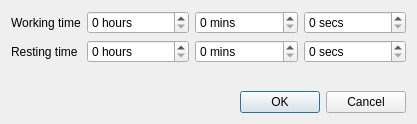
<?xml version="1.0" encoding="UTF-8"?>
<ui version="4.0">
 <class>PropertiesDialog</class>
 <widget class="QDialog" name="PropertiesDialog">
  <property name="geometry">
   <rect>
    <x>0</x>
    <y>0</y>
    <width>417</width>
    <height>124</height>
   </rect>
  </property>
  <property name="windowTitle">
   <string>Dialog</string>
  </property>
  <layout class="QVBoxLayout" name="verticalLayout">
   <item>
    <layout class="QGridLayout" name="gridLayout">
     <item row="0" column="0">
      <widget class="QLabel" name="workingTime_label">
       <property name="text">
        <string>Working time</string>
       </property>
      </widget>
     </item>
     <item row="1" column="0">
      <widget class="QLabel" name="restingTime_label">
       <property name="text">
        <string>Resting time</string>
       </property>
      </widget>
     </item>
     <item row="0" column="1">
      <layout class="QHBoxLayout" name="working_horizontalLayout">
       <item>
        <widget class="QSpinBox" name="workingHour_spinBox">
         <property name="sizePolicy">
          <sizepolicy hsizetype="Expanding" vsizetype="Fixed">
           <horstretch>0</horstretch>
           <verstretch>0</verstretch>
          </sizepolicy>
         </property>
         <property name="suffix">
          <string> hours</string>
         </property>
         <property name="maximum">
          <number>99999</number>
         </property>
        </widget>
       </item>
       <item>
        <widget class="QSpinBox" name="workingMin_spinBox">
         <property name="sizePolicy">
          <sizepolicy hsizetype="Expanding" vsizetype="Fixed">
           <horstretch>0</horstretch>
           <verstretch>0</verstretch>
          </sizepolicy>
         </property>
         <property name="suffix">
          <string> mins</string>
         </property>
         <property name="maximum">
          <number>59</number>
         </property>
        </widget>
       </item>
       <item>
        <widget class="QSpinBox" name="workingSec_spinBox">
         <property name="sizePolicy">
          <sizepolicy hsizetype="Expanding" vsizetype="Fixed">
           <horstretch>0</horstretch>
           <verstretch>0</verstretch>
          </sizepolicy>
         </property>
         <property name="suffix">
          <string> secs</string>
         </property>
         <property name="maximum">
          <number>59</number>
         </property>
        </widget>
       </item>
      </layout>
     </item>
     <item row="1" column="1">
      <layout class="QHBoxLayout" name="resting_horizontalLayout">
       <item>
        <widget class="QSpinBox" name="restingHour_spinBox">
         <property name="sizePolicy">
          <sizepolicy hsizetype="Expanding" vsizetype="Fixed">
           <horstretch>0</horstretch>
           <verstretch>0</verstretch>
          </sizepolicy>
         </property>
         <property name="suffix">
          <string> hours</string>
         </property>
         <property name="maximum">
          <number>99999</number>
         </property>
        </widget>
       </item>
       <item>
        <widget class="QSpinBox" name="restingMin_spinBox">
         <property name="sizePolicy">
          <sizepolicy hsizetype="Expanding" vsizetype="Fixed">
           <horstretch>0</horstretch>
           <verstretch>0</verstretch>
          </sizepolicy>
         </property>
         <property name="suffix">
          <string> mins</string>
         </property>
         <property name="maximum">
          <number>59</number>
         </property>
        </widget>
       </item>
       <item>
        <widget class="QSpinBox" name="restingSec_spinBox">
         <property name="sizePolicy">
          <sizepolicy hsizetype="Expanding" vsizetype="Fixed">
           <horstretch>0</horstretch>
           <verstretch>0</verstretch>
          </sizepolicy>
         </property>
         <property name="suffix">
          <string> secs</string>
         </property>
         <property name="maximum">
          <number>59</number>
         </property>
        </widget>
       </item>
      </layout>
     </item>
    </layout>
   </item>
   <item>
    <spacer name="verticalSpacer">
     <property name="orientation">
      <enum>Qt::Vertical</enum>
     </property>
     <property name="sizeHint" stdset="0">
      <size>
       <width>20</width>
       <height>21</height>
      </size>
     </property>
    </spacer>
   </item>
   <item>
    <widget class="QDialogButtonBox" name="buttonBox">
     <property name="orientation">
      <enum>Qt::Horizontal</enum>
     </property>
     <property name="standardButtons">
      <set>QDialogButtonBox::Cancel|QDialogButtonBox::Ok</set>
     </property>
    </widget>
   </item>
  </layout>
 </widget>
 <resources/>
 <connections>
  <connection>
   <sender>buttonBox</sender>
   <signal>accepted()</signal>
   <receiver>PropertiesDialog</receiver>
   <slot>accept()</slot>
   <hints>
    <hint type="sourcelabel">
     <x>248</x>
     <y>254</y>
    </hint>
    <hint type="destinationlabel">
     <x>157</x>
     <y>274</y>
    </hint>
   </hints>
  </connection>
  <connection>
   <sender>buttonBox</sender>
   <signal>rejected()</signal>
   <receiver>PropertiesDialog</receiver>
   <slot>reject()</slot>
   <hints>
    <hint type="sourcelabel">
     <x>316</x>
     <y>260</y>
    </hint>
    <hint type="destinationlabel">
     <x>286</x>
     <y>274</y>
    </hint>
   </hints>
  </connection>
 </connections>
</ui>
